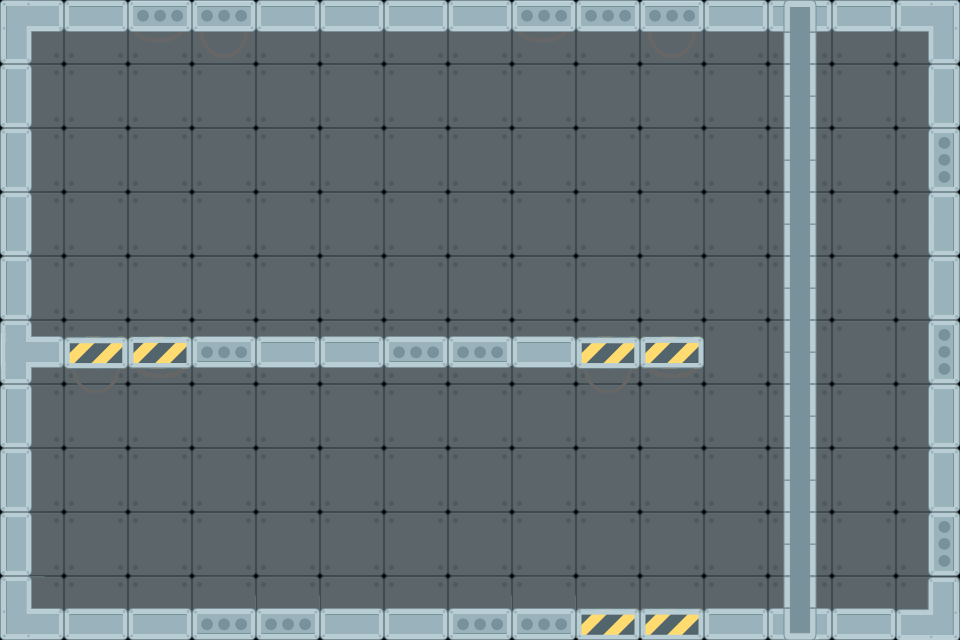

A 2D game scene composited from a Tiled map and its tileset images. What follows is a short description and the map's XML, with each tile layer's data collapsed to a summary:
An orthogonal 15x10 tile map with 64x64 px tiles, 3 tile layers (background, floor, env) and 23 objects (6x light_soft, light_triangle, robot).

<map version="1.0" orientation="orthogonal" renderorder="right-down" width="15" height="10" tilewidth="64" tileheight="64" nextobjectid="95">
 <tileset firstgid="1" name="tiles" tilewidth="64" tileheight="64" tilecount="128" columns="16">
  <image source="../tiles.png" width="1024" height="512" />
 </tileset>
 <layer name="background" width="15" height="10" opacity="0.5">
  <data>[150 cells, 150 non-empty, 1 distinct tile ids]</data>
 </layer>
 <layer name="floor" width="15" height="10">
  <data>[150 cells, 58 non-empty, 21 distinct tile ids]</data>
 </layer>
 <layer name="env" width="15" height="10">
  <data>[150 cells, 10 non-empty, 3 distinct tile ids]</data>
 </layer>
 <objectgroup name="obstacles">
  <object id="1" x="2" y="-2" width="26" height="640" />
  <object id="2" x="930" y="2" width="26" height="640" />
  <object id="3" x="2" y="4" width="956" height="22" />
  <object id="5" x="4" y="612" width="952" height="28" />
  <object id="66" x="28" y="340" width="673.333" height="30.6667" />
 </objectgroup>
 <objectgroup name="elevators">
  <object id="7" x="736" y="613.333" width="128" height="48">
   <properties>
    <property name="direction" value="0,1" />
    <property name="maxDistance" value="2.8" />
    <property name="name" value="e1" />
   </properties>
  </object>
 </objectgroup>
 <objectgroup name="switches">
  <object id="54" x="639.333" y="448" width="64" height="64">
   <properties>
    <property name="enabled" value="true" />
    <property name="name" value="s1" />
    <property name="target" value="e1" />
   </properties>
  </object>
 </objectgroup>
 <objectgroup name="doors">
  <object id="68" x="64" y="146.667" width="128" height="192">
   <properties>
    <property name="levelId" value="2" />
   </properties>
  </object>
 </objectgroup>
 <objectgroup name="lights" visible="0">
  <object id="73" name="light_soft" x="518.667" y="153.333" width="64" height="64">
   <properties>
    <property name="alpha" value="0.05" />
    <property name="color" value="0xffE0F7FA" />
    <property name="height" value="700" />
    <property name="type" value="soft" />
    <property name="width" value="700" />
   </properties>
  </object>
  <object id="74" name="light_soft" x="134.667" y="153.333" width="64" height="64">
   <properties>
    <property name="alpha" value="0.05" />
    <property name="color" value="0xffE0F7FA" />
    <property name="height" value="700" />
    <property name="type" value="soft" />
    <property name="width" value="700" />
   </properties>
  </object>
  <object id="75" name="light_soft" x="326.667" y="153.333" width="64" height="64">
   <properties>
    <property name="alpha" value="0.05" />
    <property name="color" value="0xffE0F7FA" />
    <property name="height" value="700" />
    <property name="type" value="soft" />
    <property name="width" value="700" />
   </properties>
  </object>
  <object id="76" name="light_triangle" x="786" y="65" width="64" height="64">
   <properties>
    <property name="alpha" value="0.25" />
    <property name="color" value="0xffffffff" />
    <property name="height" value="1000" />
    <property name="type" value="triangle" />
    <property name="width" value="400" />
   </properties>
  </object>
  <object id="77" name="light_soft" x="319.667" y="446.333" width="64" height="64">
   <properties>
    <property name="alpha" value="0.05" />
    <property name="color" value="0xffE0F7FA" />
    <property name="height" value="500" />
    <property name="type" value="soft" />
    <property name="width" value="500" />
   </properties>
  </object>
  <object id="78" name="light_soft" x="127.667" y="446.333" width="64" height="64">
   <properties>
    <property name="alpha" value="0.05" />
    <property name="color" value="0xffE0F7FA" />
    <property name="height" value="500" />
    <property name="type" value="soft" />
    <property name="width" value="500" />
   </properties>
  </object>
  <object id="79" name="light_soft" x="511.667" y="446.333" width="64" height="64">
   <properties>
    <property name="alpha" value="0.05" />
    <property name="color" value="0xffE0F7FA" />
    <property name="height" value="500" />
    <property name="type" value="soft" />
    <property name="width" value="500" />
   </properties>
  </object>
 </objectgroup>
 <objectgroup name="players">
  <object id="80" name="robot" x="128" y="542" width="64" height="64" />
 </objectgroup>
 <objectgroup name="fans">
  <object id="81" x="320" y="64" width="64" height="64" />
  <object id="83" x="448" y="64" width="64" height="64" />
  <object id="89" x="448" y="384" width="64" height="64" />
  <object id="90" x="320" y="384" width="64" height="64" />
 </objectgroup>
 <objectgroup name="hints">
  <object id="91" x="48" y="-128" width="32" height="32">
   <properties>
    <property name="keyCode" value="22" />
    <property name="text" value="press 'right'\nto move right" />
   </properties>
  </object>
  <object id="92" x="96" y="-128" width="32" height="32">
   <properties>
    <property name="keyCode" value="21" />
    <property name="text" value="press 'left'\nto move left" />
   </properties>
  </object>
 </objectgroup>
 <objectgroup name="terminals">
  <object id="94" x="208" y="464" width="96" height="96">
   <properties>
    <property name="type" value="goal" />
   </properties>
  </object>
 </objectgroup>
</map>
